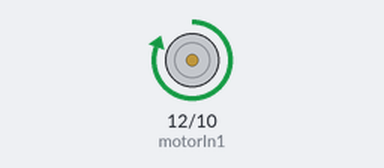
The sketch below on a simulated Arduino Uno, built with avr-gcc and run on an emulated ATmega328P. Shown: motor-driver pin pairs drawn as motors (green arrow = first pin HIGH = forward, orange = second pin HIGH = backward, longer = more drive).

Above: at 2.5 s.
At 7.5 s:
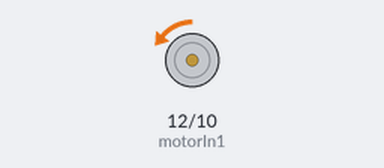
Timing chart, 0 to 13.0 s (numbered marks = the images above):
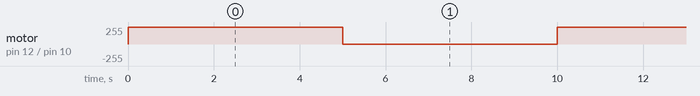

The sketch:

DC_Motor_Control.ino
```cpp
//DC Motor Control
//The DC motor will begin rotating left and right, and its speed will vary accordingly.
//Email:support@sunfounder.com
//Website:www.sunfounder.com
//2015.5.7
/***************************************/
const int motorIn1 = 12;  //attach to one of the pin of the motor
const int motorIn2 = 10;  //attach to another pin of the motor
/***************************************/
void setup()
{
  pinMode(motorIn1,OUTPUT);  //initialize the motorIn1 pin as output
  pinMode(motorIn2,OUTPUT);  //initialize the motorIn2 pin as output
}
/****************************************/
void loop()
{
  clockwise(150);  //rotate clockwise
  delay(5000);  //wait for a second
  counterclockwise(2);  //rotate counterclockwise
  delay(5000);  //wait for a second
}
/****************************************/
//The function to drive motor rotate clockwise
void clockwise(int Speed)
{
  analogWrite(motorIn1,Speed);  //set the speed of motor
  analogWrite(motorIn2,0);  //stop the motorIn2 pin of motor
}
//The function to drive motor rotate counterclockwise
void counterclockwise(int Speed)
{
  analogWrite(motorIn1,0);  //stop the motorIn1 pin of motor
  analogWrite(motorIn2,Speed);  //set the speed of motor
}
/****************************************/
```

Measured:
- by itself, motor on pin 12 (motorIn1) / pin 10 (motorIn2): alternates forward 255/255 for 5.0 s and backward 2/255 for 5.0 s
